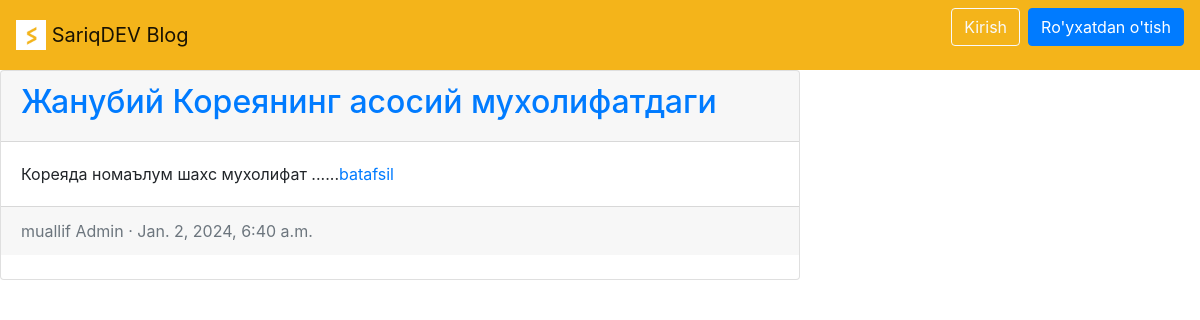
The app's page /articles/ with its own data.
### articles/models.py (models this page shows, shortened)
class Article(models.Model):
    title = models.CharField(max_length=150)
    summary = models.CharField(max_length=200, blank=True)
    body = RichTextField() #models.TextField() #
    photo = models.ImageField(upload_to='images/', blank=True)
    date = models.DateTimeField(auto_now_add=True)
    author = models.ForeignKey(
        get_user_model(),
        on_delete=models.CASCADE,
    )

### accounts/models.py (models this page shows)
class CustomUser(AbstractUser):
    age = models.PositiveIntegerField(null=True, blank=True)

### articles/views.py (the view)
# urls.py: path('', ArticleListView.as_view(), name='article_list'),
class ArticleListView(ListView):
    model = Article
    template_name = 'article_list.html'

### templates/article_list.html (shortened to what this page needs)
{% extends 'base.html' %}
{% block content %}
    {% for article in object_list %}
        <div class="card" style="width: 50rem;">
            <div class="card-header">
                <span class="font-weight-bold"><a href="{% url 'article_detail' article.pk  %}"><h2>{{ article.title }}</h2></a></span>
            </div>
            <div class="card-body">
                {{ article.summary }}...<a href="{% url 'article_detail' article.pk  %}">batafsil</a>
            </div>
            <div class="card-footer text-left text-muted">
                <span class="text-muted">muallif {{ article.author | title }} &middot; {{ article.date }}</span>
            </div>
        <br />
    {% endfor %}
    </div>
{% endblock content %}

### templates/base.html (shortened to what this page needs)
{% load static %}
<!DOCTYPE html>
<html>
<head>
    <link rel="stylesheet" href="https://cdn.jsdelivr.net/npm/bootstrap@4.5.3/dist/css/bootstrap.min.css">
</head>
<body>
    <nav class="navbar navbar-expand-lg navbar-light" style="background-color: #F4B41A;">
            <a class="navbar-brand" href="{% url 'home' %}">
               <img src="{% static 'assets/img/logo.png' %}" width="30" height="30" class="d-inline-block align-top" alt="">
                SariqDEV Blog
            </a>
            <div class="collapse navbar-collapse" id="navbarSupportedContent">
                {% if user.is_authenticated %}
                    <ul class="navbar-nav ml-auto">
                        <li class="nav-item">
                            <a class="nav-link dropdown-toggle" href="#"
                                id="navbarDropdown" role="button" data-toggle="dropdown"
                                aria-haspopup="true" aria-expanded="false">
                                {{ user.username | title }}
                            </a>
                            <div class="dropdown-menu dropdown-menu-lg-right"
                                aria-labelledby="navbarDropdown">
                                <a class="dropdown-item" href="{% url 'article_new' %}">Yangi post</a>
                                <div class="dropdown-divider"></div>
                                <a class="dropdown-item" href="{% url 'password_change'%}">Kalit so'zni almashtirish</a>
                                <div class="dropdown-divider"></div>
                                <a class="dropdown-item" href="{% url 'logout' %}">Chiqib ketish</a>
                            </div>
                        </li>
                    </ul>
                {% else %}
                    <form class="form-inline ml-auto">
                        <a href="{% url 'login' %}" class="btn btn-outline-light">Kirish</a>
                        <a href="{% url 'signup' %}" class="btn btn-primary ml-2">Ro'yxatdan o'tish</a>
                    </form>
                {% endif %}
            </div>
        </nav>
    <main>
        {% block content %}
        {% endblock content %}
    </main>
</body>
</html>

### records on screen
Article: title "Жанубий Кореянинг асосий мухолифатдаги", summary "Кореяда номаълум шахс мухолифат ...", author "Admin", date "Jan. 2, 2024, 6:40 a.m."
